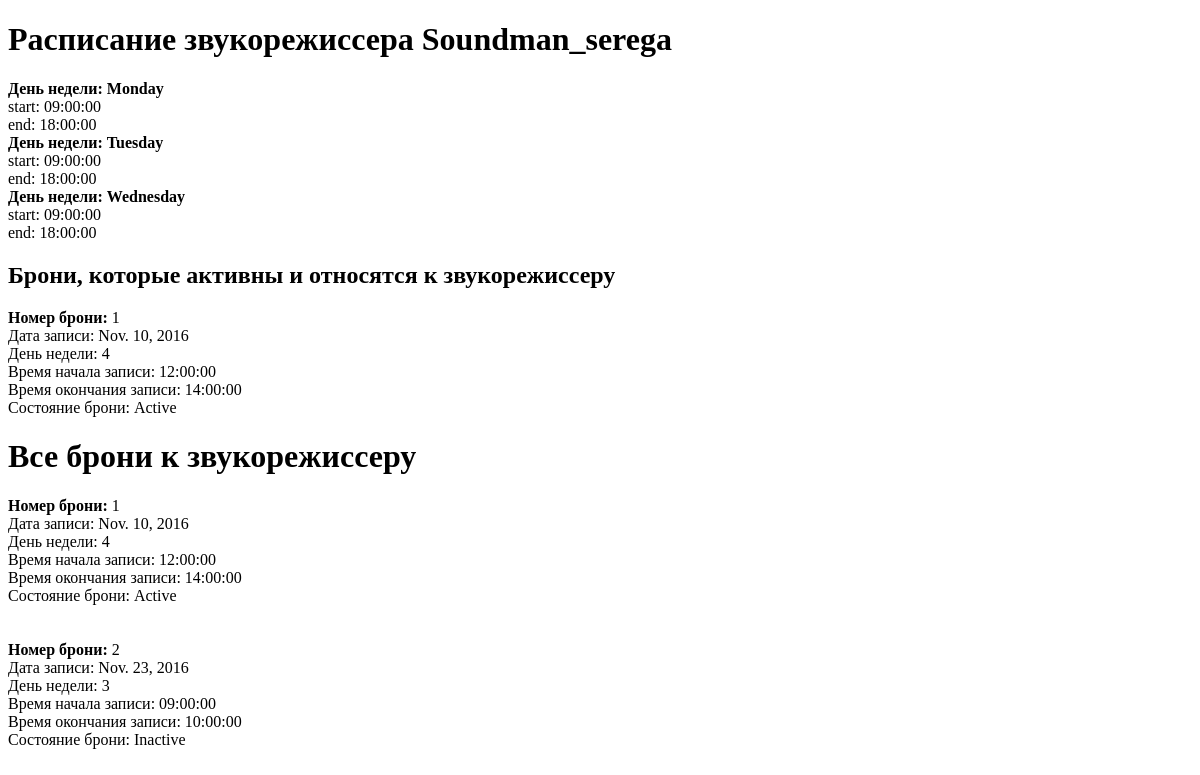
The page /bookings/step_2/2/2016 on the database as committed earlier.
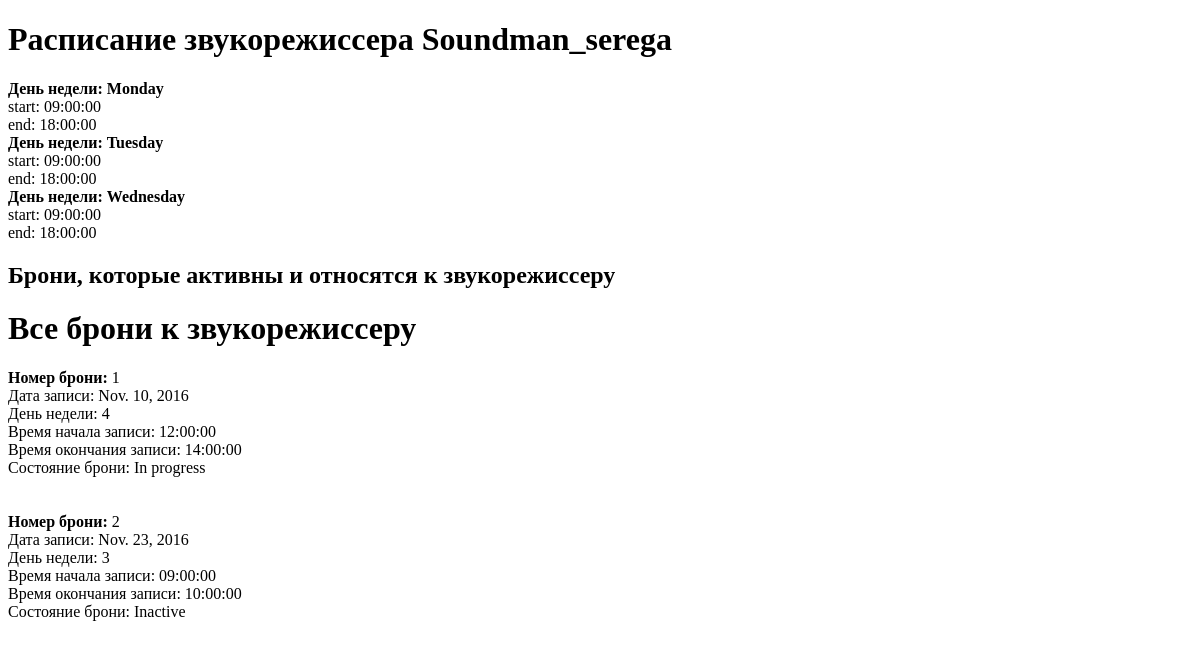
The same page on the database as committed later.
### bookings/models.py (models this page shows, shortened)
class Schedule(models.Model):
    soundman = models.ForeignKey(User, related_name='schedules')
    start_of_the_day = models.TimeField()
    end_of_the_day = models.TimeField()
    DAY_OF_WEEK = (
        (1, "Monday"),
        (2, "Tuesday"),
        (3, "Wednesday"),
        (4, "Thursday"),
        (5, "Friday"),
        (6, "Saturday"),
        (7, "Sunday")
    )
    working_day = models.IntegerField(choices=DAY_OF_WEEK)

class Booking(models.Model):
    user = models.ForeignKey(User, related_name='bookings')
    STATUS = (
        (1, 'Active'),
        (2, 'In progress'),
        (3, 'Inactive'),
        (4, 'Canceled')
    )
    is_active = models.IntegerField(choices=STATUS)
    date = models.DateField()
    start = models.TimeField()
    end = models.TimeField()
    schedule = models.ForeignKey(Schedule, related_name='sch_bookings')

### bookings/views.py (the view)
# urls.py: url(r'step_2/(?P<soundman_id>[0-9]+)/(?P<year>\d{4})$', views.show_schedule, name='step_2'),
def show_schedule(request, soundman_id, year):
    print(year)
    soundman = get_object_or_404(User, id=soundman_id)
    schedules = Schedule.objects.all().filter(soundman=soundman)
    bookings = Booking.objects.all().filter(schedule__soundman=soundman)
    act_bookings = []
    for schedule in schedules:
        for booking in bookings:
            if schedule == booking.schedule:
                if booking.is_active == 1:
                    print("есть занятая бронь на это расписание")
                    act_bookings.append(booking)
    context = {
        'soundman': soundman,
        'schedules': schedules,
        'bookings': bookings,
        'active_bookings': act_bookings
    }
    return render(request, 'bookings/show_schedule.html', context)

### bookings/templates/bookings/show_schedule.html (shortened to what this page needs)
<!DOCTYPE html>
<h1>Расписание звукорежиссера {{ soundman.username }}</h1>
{% for schedule in schedules %}
    <b>День недели: {{ schedule.get_working_day_display }}</b>
    start: {{ schedule.start_of_the_day.isoformat }}
    end: {{ schedule.end_of_the_day.isoformat }}
{% endfor %}
<h2>Брони, которые активны и относятся к звукорежиссеру</h2>
{% for act in active_bookings %}
    <b>Номер брони: </b> {{ act.id }}
    Дата записи: {{ act.date }}
    День недели: {{ act.date.isoweekday }}
    Время начала записи: {{ act.start.isoformat }}
    Время окончания записи: {{ act.end.isoformat }}
    Состояние брони: {{ act.get_is_active_display }}
{% endfor %}
<h1>Все брони к звукорежиссеру</h1>
{% for booking in bookings %}
    <b>Номер брони: </b> {{ booking.id }}
    Дата записи: {{ booking.date }}
    День недели: {{ booking.date.isoweekday }}
    Время начала записи: {{ booking.start.isoformat }}
    Время окончания записи: {{ booking.end.isoformat }}
    Состояние брони: {{ booking.get_is_active_display }}
{% endfor %}

Rows that differ between the two databases and show on the page:
no longer on one of the page's lists (row edited): Booking: id "1", date "Nov. 10, 2016", date.isoweekday "4", start "12:00:00", end "14:00:00", is_active "Active"
changed Booking id 1: is_active "Active" → "In progress"
